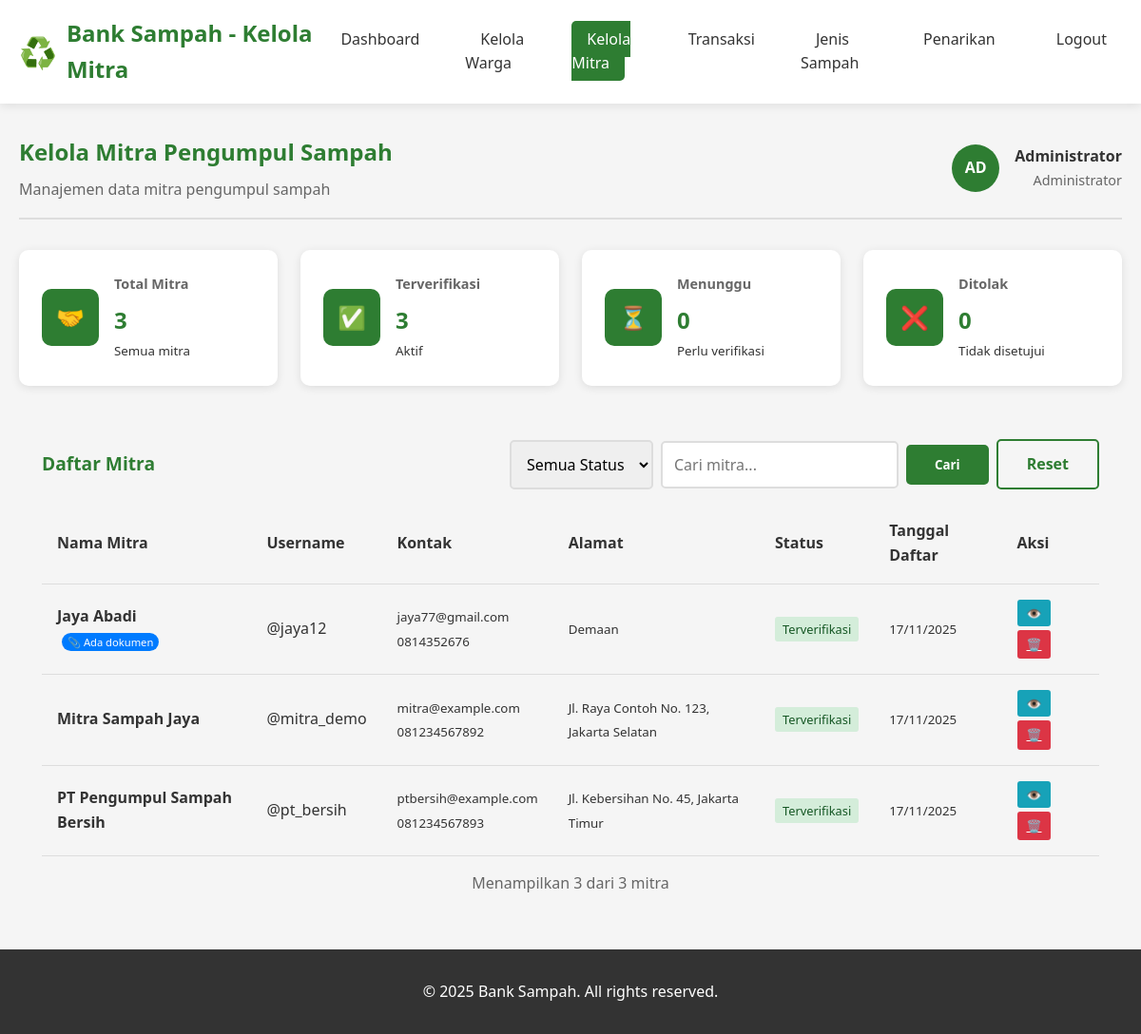
Screenshot of /manage-mitra.php (signed in) with the database file from the repository.
### tables this page shows
CREATE TABLE `mitra` (
  `id` int(11) NOT NULL,
  `nama_mitra` varchar(100) NOT NULL,
  `alamat` text NOT NULL,
  `email` varchar(100) NOT NULL,
  `no_hp` varchar(15) NOT NULL,
  `dokumen_izin` varchar(255) DEFAULT NULL,
  `ktp_pemilik` varchar(255) DEFAULT NULL,
  `no_rekening` varchar(50) DEFAULT NULL,
  `username` varchar(50) NOT NULL,
  `password` varchar(255) NOT NULL,
  `status_verifikasi` enum('pending','verified','rejected') DEFAULT 'pending',
  `token_verifikasi` varchar(100) DEFAULT NULL,
  `created_at` timestamp NOT NULL DEFAULT current_timestamp(),
  `updated_at` timestamp NOT NULL DEFAULT current_timestamp() ON UPDATE current_timestamp()
);

### manage-mitra.php (the view, shortened to what this page needs)
<?php
include 'config.php';
$filter_status = $_GET['status'] ?? 'all';
$search = $_GET['search'] ?? '';
$query = "SELECT * FROM mitra WHERE 1=1";
$params = [];
$query .= " ORDER BY created_at DESC";
$items_per_page = 10;
$current_page = isset($_GET['page']) ? max(1, intval($_GET['page'])) : 1;
$offset = ($current_page - 1) * $items_per_page;
$count_query = "SELECT COUNT(*) as total FROM mitra WHERE 1=1";
$count_params = $params;
$stmt = $pdo->prepare($count_query);
$stmt->execute($count_params);
$total_items = $stmt->fetch()['total'];
$query .= " LIMIT ? OFFSET ?";
$params[] = $items_per_page;
$params[] = $offset;
$stmt = $pdo->prepare($query);
$stmt->execute($params);
$mitra_list = $stmt->fetchAll();
$stmt = $pdo->query("
    SELECT
        status_verifikasi,
        COUNT(*) as total
    FROM mitra
    GROUP BY status_verifikasi
");
$stats = $stmt->fetchAll();
$total_verified = 0;
$total_pending = 0;
$total_rejected = 0;
foreach ($stats as $stat) {
    switch ($stat['status_verifikasi']) {
        case 'verified':
            $total_verified = $stat['total'];
            break;
    }
}
?>
<!DOCTYPE html>
<html lang="id">
<head>
    <link rel="stylesheet" href="style.css">
</head>
<body>
    <header>
        <div class="container">
            <div class="header-content">
                <div class="logo">
                    <span class="logo-icon">♻️</span>
                    <h1>Bank Sampah - Kelola Mitra</h1>
                </div>
                <nav>
                    <ul>
                        <li><a href="dashboard-admin.php">Dashboard</a></li>
                        <li><a href="manage-users.php">Kelola Warga</a></li>
                        <li><a href="manage-mitra.php" class="active">Kelola Mitra</a></li>
                        <li><a href="manage-transactions.php">Transaksi</a></li>
                        <li><a href="manage-jenis-sampah.php">Jenis Sampah</a></li>
                        <li><a href="manage-withdrawals.php">Penarikan</a></li>
                        <li><a href="?logout=1">Logout</a></li>
                    </ul>
                </nav>
            </div>
        </div>
    </header>
    <main>
        <section class="dashboard">
            <div class="container">
                <div class="dashboard-header">
                    <div class="dashboard-title">
                        <h1>Kelola Mitra Pengumpul Sampah</h1>
                        <p>Manajemen data mitra pengumpul sampah</p>
                    </div>
                    <div class="user-info">
                        <div class="user-avatar">
                            <?php echo strtoupper(substr($_SESSION['nama_lengkap'], 0, 2)); ?>
                        </div>
                        <div class="user-details">
                            <div class="username"><?php echo $_SESSION['nama_lengkap']; ?></div>
                            <div class="role">Administrator</div>
                        </div>
                    </div>
                </div>
                <div class="stats-grid">
                    <div class="stat-card">
                        <div class="stat-icon">🤝</div>
                        <div class="stat-info">
                            <h3>Total Mitra</h3>
                            <p class="stat-number"><?php echo ($total_verified + $total_pending + $total_rejected); ?></p>
                            <small>Semua mitra</small>
                        </div>
                    </div>
                    <div class="stat-card">
                        <div class="stat-icon">✅</div>
                        <div class="stat-info">
                            <h3>Terverifikasi</h3>
                            <p class="stat-number"><?php echo $total_verified; ?></p>
                            <small>Aktif</small>
                        </div>
                    </div>
                    <div class="stat-card">
                        <div class="stat-icon">⏳</div>
                        <div class="stat-info">
                            <h3>Menunggu</h3>
                            <p class="stat-number"><?php echo $total_pending; ?></p>
                            <small>Perlu verifikasi</small>
                        </div>
                    </div>
                    <div class="stat-card">
                        <div class="stat-icon">❌</div>
                        <div class="stat-info">
                            <h3>Ditolak</h3>
                            <p class="stat-number"><?php echo $total_rejected; ?></p>
                            <small>Tidak disetujui</small>
                        </div>
                    </div>
                </div>
                <div class="content-section">
                    <div class="section-header">
                        <h2>Daftar Mitra</h2>
                        <div style="display: flex; gap: 1rem; align-items: center;">
                            <form method="GET" style="display: flex; gap: 0.5rem; align-items: center;">
                                <select name="status" class="form-control" style="width: auto;" onchange="this.form.submit()">
                                    <option value="all" <?php echo $filter_status === 'all' ? 'selected' : ''; ?>>Semua Status</option>
                                </select>
                                <input type="text" name="search" class="form-control" placeholder="Cari mitra..."
                                       value="<?php echo htmlspecialchars($search); ?>" style="width: 250px;">
                                <button type="submit" class="btn btn-primary">Cari</button>
                                <a href="manage-mitra.php" class="btn btn-outline">Reset</a>
                            </form>
                        </div>
                    </div>
                    <div class="table-container">
                        <table class="data-table">
                            <thead>
                                <tr>
                                    <th>Nama Mitra</th>
                                    <th>Username</th>
                                    <th>Kontak</th>
                                    <th>Alamat</th>
                                    <th>Status</th>
                                    <th>Tanggal Daftar</th>
                                    <th>Aksi</th>
                                </tr>
                            </thead>
                            <tbody>
                                <?php if (empty($mitra_list)): ?>
                                    <tr>
                                        <td colspan="7" style="text-align: center; padding: 2rem;">
                                            <div class="empty-state">
                                                <p>Tidak ada data mitra</p>
                                            </div>
                                        </td>
                                    </tr>
                                <?php else: ?>
                                    <?php foreach ($mitra_list as $mitra): ?>
                                    <tr>
                                        <td>
                                            <strong><?php echo htmlspecialchars($mitra['nama_mitra']); ?></strong>
                                            <?php if ($mitra['dokumen_izin']): ?>
                                                <br><small class="badge">📎 Ada dokumen</small>
                                            <?php endif; ?>
                                        </td>
                                        <td>@<?php echo htmlspecialchars($mitra['username']); ?></td>
                                        <td>
                                            <small><?php echo htmlspecialchars($mitra['email']); ?></small><br>
                                            <small><?php echo htmlspecialchars($mitra['no_hp']); ?></small>
                                        </td>
                                        <td>
                                            <small><?php echo strlen($mitra['alamat']) > 50 ? substr($mitra['alamat'], 0, 50) . '...' : $mitra['alamat']; ?></small>
                                        </td>
                                        <td>
                                            <?php
                                            $status_class = '';
                                            $status_text = '';
                                            switch ($mitra['status_verifikasi']) {
                                                case 'verified':
                                                    $status_class = 'status-approved';
                                                    $status_text = 'Terverifikasi';
                                                    break;
                                            }
                                            ?>
                                            <span class="status-badge <?php echo $status_class; ?>">
                                                <?php echo $status_text; ?>
                                            </span>
                                        </td>
                                        <td>
                                            <small><?php echo date('d/m/Y', strtotime($mitra['created_at'])); ?></small>
                                        </td>
                                        <td>
                                            <div style="display: flex; gap: 0.25rem; flex-wrap: wrap;">
                                                <button type="button"
                                                        class="btn-action"
                                                        style="background: #17a2b8; color: white;"
                                                        onclick="showMitraDetail(<?php echo htmlspecialchars(json_encode($mitra)); ?>)"
                                                        title="Detail">
                                                    👁️
                                                </button>
                                                <a href="?delete_mitra=<?php echo $mitra['id']; ?>"
                                                   class="btn-action btn-danger"
                                                   onclick="return confirm('Hapus permanen mitra <?php echo $mitra['nama_mitra']; ?>?')"
                                                   title="Hapus">
                                                    🗑️
                                                </a>
                                            </div>
                                        </td>
                                    </tr>
                                    <?php endforeach; ?>
                                <?php endif; ?>
                            </tbody>
                        </table>
                    </div>
                    <div style="text-align: center; margin-top: 1rem; color: #666;">
                        Menampilkan <?php echo count($mitra_list); ?> dari <?php echo $total_items; ?> mitra
                    </div>
                </div>
            </div>
        </section>
    </main>
    <footer>
        <div class="container">
            <p>&copy; 2025 Bank Sampah. All rights reserved.</p>
        </div>
    </footer>
</body>
</html>

### style.css (style rules this page uses)
* { margin: 0; padding: 0; box-sizing: border-box; font-family: 'Segoe UI', Tahoma, Geneva, Verdana, sans-serif; }
:root { --primary: #2e7d32; --primary-dark: #1b5e20; --secondary: #ff9800; --light: #f5f5f5; --dark: #333; --gray: #666; --danger: #dc3545; --success: #28a745; }
body { background-color: var(--light); color: var(--dark); line-height: 1.6; }
.container { max-width: 1200px; margin: 0 auto; padding: 0 20px; }
header { background: white; box-shadow: 0 2px 10px rgba(0,0,0,0.1); position: sticky; top: 0; z-index: 1000; }
.header-content { display: flex; justify-content: space-between; align-items: center; padding: 1rem 0; }
.logo { display: flex; align-items: center; gap: 10px; }
.logo-icon { font-size: 2rem; }
.logo h1 { color: var(--primary); font-size: 1.5rem; }
nav ul { display: flex; list-style: none; gap: 2rem; }
nav a { text-decoration: none; color: var(--dark); font-weight: 500; padding: 0.5rem 1rem; border-radius: 5px; transition: all 0.3s; }
nav a:hover, nav a.active { background: var(--primary); color: white; }
.btn { display: inline-block; padding: 12px 30px; border: none; border-radius: 5px; text-decoration: none; font-weight: 600; cursor: pointer; transition: all 0.3s; }
.btn-primary { background: var(--primary); color: white; }
.btn-outline { background: transparent; color: var(--primary); border: 2px solid var(--primary); }
.form-control { width: 100%; padding: 12px; border: 2px solid #ddd; border-radius: 5px; font-size: 1rem; transition: border 0.3s; }
footer { background: var(--dark); color: white; text-align: center; padding: 2rem 0; }
.dashboard { padding: 2rem 0; min-height: 80vh; }
.dashboard-header { display: flex; justify-content: space-between; align-items: center; margin-bottom: 2rem; padding-bottom: 1rem; border-bottom: 2px solid #ddd; }
.dashboard-title h1 { color: var(--primary); margin-bottom: 0.5rem; }
.dashboard-title p { color: var(--gray); }
.user-info { display: flex; align-items: center; gap: 1rem; }
.user-avatar { width: 50px; height: 50px; background: var(--primary); color: white; border-radius: 50%; display: flex; align-items: center; justify-content: center; font-weight: bold; }
.user-details { text-align: right; }
.user-details .username { font-weight: 600; }
.user-details .role { color: var(--gray); font-size: 0.9rem; }
.stats-grid { display: grid; grid-template-columns: repeat(auto-fit, minmax(200px, 1fr)); gap: 1.5rem; margin-bottom: 2rem; }
.stat-card { background: white; padding: 1.5rem; border-radius: 10px; box-shadow: 0 2px 10px rgba(0,0,0,0.1); display: flex; align-items: center; gap: 1rem; }
.stat-icon { width: 60px; height: 60px; background: var(--primary); border-radius: 10px; display: flex; align-items: center; justify-content: center; font-size: 1.5rem; color: white; }
.stat-info h3 { color: var(--gray); font-size: 0.9rem; margin-bottom: 0.5rem; }
.stat-number { font-size: 1.5rem; font-weight: bold; color: var(--primary); }
.content-section { padding: 1.5rem; border-bottom: 1px solid #ddd; }
.content-section:last-child { border-bottom: none; }
.content-section h2 { color: var(--primary); margin-bottom: 1rem; }
.table-container { overflow-x: auto; }
.data-table { width: 100%; border-collapse: collapse; }
.data-table th, .data-table td { padding: 1rem; text-align: left; border-bottom: 1px solid #ddd; }
.data-table th { background: var(--light); font-weight: 600; }
.btn-action { padding: 5px 10px; border: none; border-radius: 3px; cursor: pointer; font-size: 0.8rem; margin-right: 5px; }
.status-badge { padding: 4px 8px; border-radius: 3px; font-size: 0.8rem; font-weight: 500; }
.status-approved { background: #d4edda; color: #155724; }
.badge { background: #dc3545; color: white; border-radius: 50%; padding: 2px 6px; font-size: 0.7rem; margin-left: 5px; }
.section-header { display: flex; justify-content: space-between; align-items: center; margin-bottom: 15px; }
.section-header h2 { margin: 0; font-size: 1.2rem; }
.btn-danger { background: #dc3545; color: white; }
.user-details { flex: 1; }
.btn { position: relative; overflow: hidden; transition: all 0.3s; }
.btn::before { content: ''; position: absolute; top: 50%; left: 50%; width: 0; height: 0; background: rgba(255,255,255,0.2); border-radius: 50%; transform: translate(-50%, -50%); transition: width 0.6s, height 0.6s; }

### manage-mitra.php (style rules this page uses)
.badge { background: #007bff; color: white; padding: 2px 6px; border-radius: 10px; font-size: 0.7rem; }

### rows the page displays
mitra: nama_mitra "Jaya Abadi", shows "📎 Ada dokumen", username "jaya12", email "jaya77@gmail.com", no_hp "0814352676", alamat "Demaan", status_verifikasi "Terverifikasi", created_at "17/11/2025"
mitra: nama_mitra "Mitra Sampah Jaya", username "mitra_demo", email "mitra@example.com", no_hp "081234567892", alamat "Jl. Raya Contoh No. 123, Jakarta Selatan", status_verifikasi "Terverifikasi", created_at "17/11/2025"
mitra: nama_mitra "PT Pengumpul Sampah Bersih", username "pt_bersih", email "ptbersih@example.com", no_hp "081234567893", alamat "Jl. Kebersihan No. 45, Jakarta Timur", status_verifikasi "Terverifikasi", created_at "17/11/2025"

### other values shown
substr($_SESSION['nama_lengkap'], 0, 2) "AD"
$_SESSION['nama_lengkap'] "Administrator"
$total_verified + $total_pending + $total_rejected "3"
$total_verified "3"
$total_pending "0"
$total_rejected "0"
count($mitra_list) "3"
$total_items "3"
